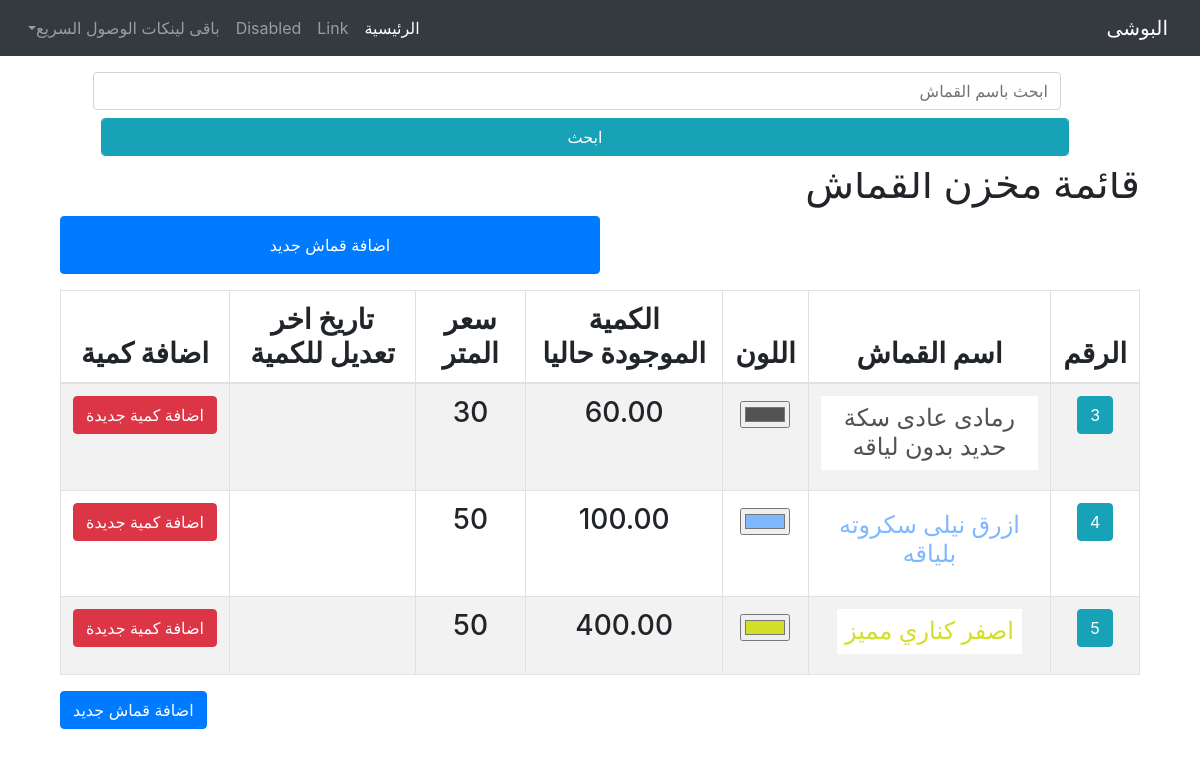
The app's page /storge/ with its own data.
### storge/models.py (models this page shows, shortened)
class Cloth(TimeStampMixin, models.Model):
    name       = models.CharField(max_length=50, null=True, blank=True, verbose_name="اسم القماش")
    amount     = models.DecimalField(max_digits=5,decimal_places=2, null=True, blank=True, verbose_name="الكمية")
    price      = models.CharField(max_length=5, null=True, blank=True, verbose_name="سعر المتر")
    classs     = models.ForeignKey('Classs', on_delete=models.CASCADE, null=True, blank=True, verbose_name="التصنيف")
    typee      = models.CharField(max_length=50, null=True, blank=True, db_index=True,verbose_name="النوع")
    color      = ColorField(verbose_name="لون القماش", null=True, blank=True)
    history    = HistoricalRecords()

### client/models.py (models this page shows)
class TimeStampMixin(models.Model):
    created_at      = models.DateTimeField(auto_now_add=True,null=True)
    updated_at      = models.DateTimeField(auto_now=True,null=True)

### storge/views.py (the view)
# urls.py: path('', clothListView.as_view(), name="list"),
class clothListView(ListView):
    model = Cloth
    template_name = 'storge/cloth_list.html'
    context_object_name = 'cloths'
    def get_queryset(self):
        queryset = super().get_queryset()
        search_query = self.request.GET.get('q')
        if search_query:
            queryset = queryset.filter(
                Q(name__icontains=search_query)
            )
        queryset = queryset.order_by('-created_at')
        return queryset

### storge/templates/storge/cloth_list.html (shortened to what this page needs)
{% extends "homee/index.html" %}
{% block content %}
<div class="container-fluid">
    <div class="row mt-5 mb-3 bg-white w-100" style=" position: fixed; top: 0rem; display: inline-block; left: 0rem; z-index:2;">
        <div class="col-10 m-auto p-3 text-center">
            <form class="form" action="#" method="GET" style="">
                <div class="">
                    <input name="q" class="form-control m-2" placeholder="ابحث باسم القماش">
                    <input type="submit" class="form-control btn btn-info" value="ابحث">
                </div>
            </form>
        </div>
    </div>
    <div class="row">
        <div class="col-12 mb-5" style="padding-top:6rem">
            <h1 class="text-right">قائمة مخزن القماش</h1>
            <a class="btn btn-primary w-50 p-3 mb-3" href="{% url "cloth:create" %}">اضافة قماش جديد</a>
            <table class="table text-center table-striped table-hover table-bordered w-100 h3" id="" style="">
                <thead>
                    <th>الرقم</th>
                    <th>اسم القماش</th>
                    <th>اللون</th>
                    <th>الكمية الموجودة حاليا</th>
                    <th>سعر المتر</th>
                    <th>تاريخ اخر تعديل للكمية</th>
                    <th>اضافة كمية</th>
                </thead>
                <tbody>
                    {% for cloth in cloths %}
                        <tr class="p-4">
                            <td>
                                <a class="btn btn-info text-white"href="#">{{ cloth.id }}</a>
                            </td>
                            <td style="color: {{ cloth.color }}"><p class="d-inline-block bg-white h4 p-2">{{ cloth.name }}</p></td>
                            <td><input type="color" value="{{ cloth.color }}"></td>
                            <td>{{ cloth.amount }}</td>
                            <td>{{ cloth.price }}</td>
                            <td>{{ cloth.created_at|date:"Y-m-d / h:i" }}</td>
                            <td><a class="btn btn-danger" href="{% url "cloth:edit" cloth.id %}">اضافة كمية جديدة</a></td>
                        </tr>
                    {% empty %}
                        <li>No client found.</li>
                    {% endfor %}
                </tbody>
            </table>
            <a class="btn btn-primary" href="{% url "cloth:create" %}">اضافة قماش جديد</a>
        </div>
    </div>
</div>
{% endblock %}

### records on screen
Cloth: id "3", name "رمادى عادى سكة حديد بدون لياقه", color "#525252", amount "60.00", price "30"
Cloth: id "4", name "ازرق نيلى سكروته بلياقه", color "#80b8ff", amount "100.00", price "50"
Cloth: id "5", name "اصفر كناري مميز", color "#d2df26", amount "400.00", price "50"
